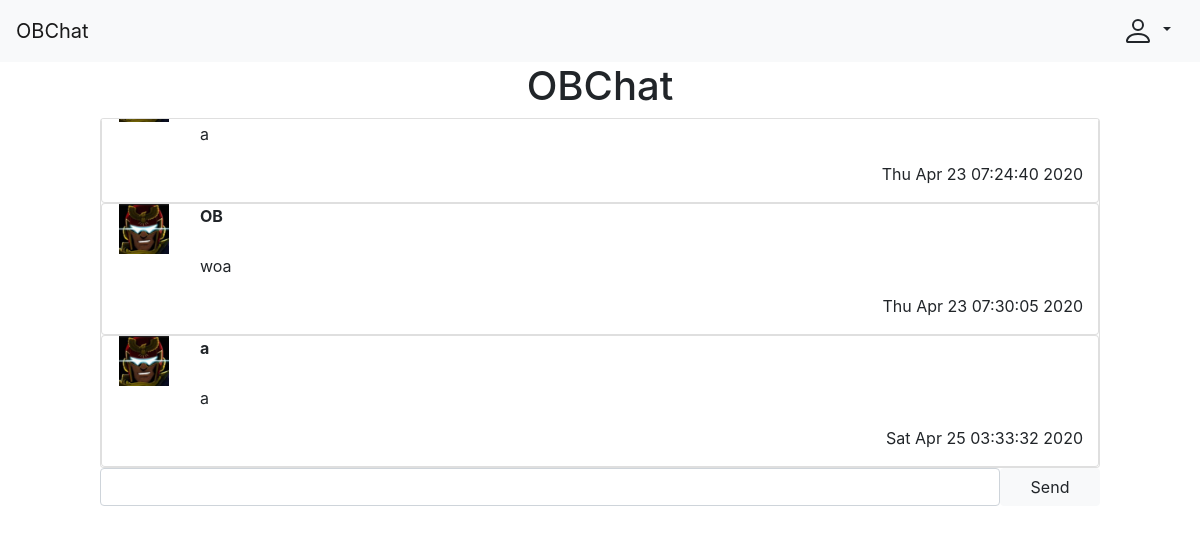
/OB/chat/obchat/, run on an earlier commit of the app's database.
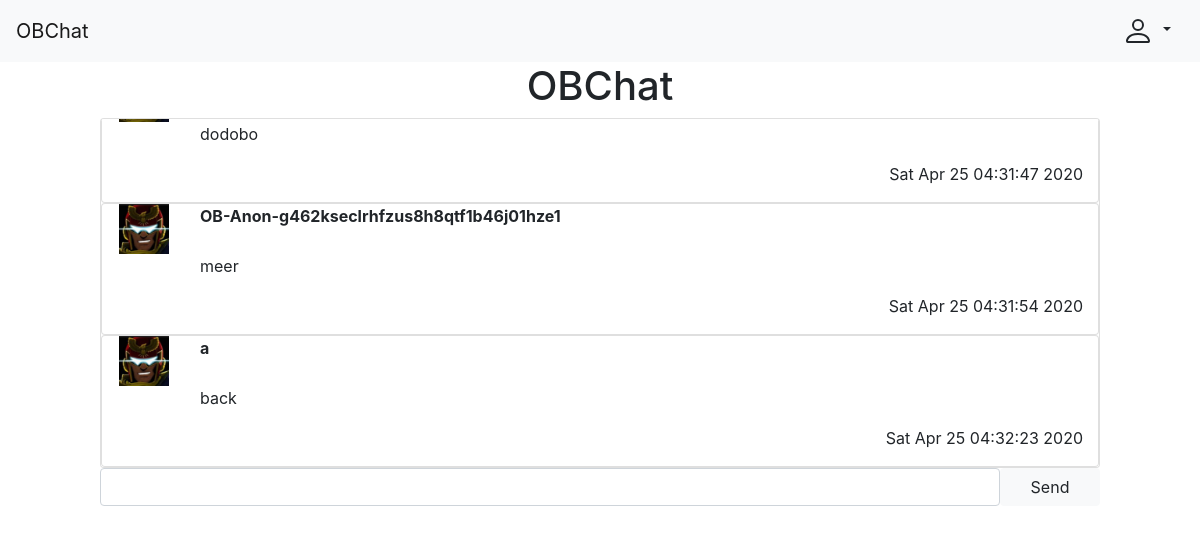
And on a later commit of the database.
### OB/models.py (models this page shows, shortened)
class Message(Model):
    message = TextField(max_length=MESSAGE_MAX_LENGTH)
    sender = ForeignKey(OBUser, on_delete=CASCADE, default=0, null=True)
    anon_username = CharField(
        max_length=ANON_USERNAME_MAX_LENGTH,
        default=None,
        null=True
    )
    room = ForeignKey(Room, on_delete=CASCADE, default=0)
    timestamp = DateTimeField(auto_now_add=True)
    is_edited = BooleanField(default=False)
    is_deleted = BooleanField(default=False)

class OBUser(AbstractUser):
    display_name = CharField(max_length=DISPLAY_NAME_MAX_LENGTH)
    birthday = DateField(null=True)
    is_anon = BooleanField(default=False)
    is_expelled = BooleanField(default=False)
    is_ob = BooleanField(default=False)

### OB/views/room.py (the view)
# urls.py: url(r"^chat/(?P<room_name>[-\w]+)/$", room, name="OB-room"),
def room(request, room_name):
    if request.method == "GET":
        room_object = try_get(Room, name=room_name)
        if room_object:
            room_name_json = mark_safe(json.dumps(room_name))
            message_objects = Message.objects.filter(room=room_object)
            messages_timestrings = [(message, get_datetime_string(message.timestamp))\
                                    for message in message_objects]
            template = "OB/room.html"
            context = {
                "room_name": room_object.display_name,
                "room_name_json": room_name_json,
                "messages": messages_timestrings
            }
        else:
            template = "OB/not_room.html"
            context = {"room_name": room_name}
        return render(request, template, context)
    return HttpResponse()

### OB/utilities/database.py (called while the page is built)
def try_get(model, **kwargs):
    try:
        return model.objects.get(**kwargs)
    except model.DoesNotExist:
        return None

### OB/utilities/format.py (called while the page is built)
def get_datetime_string(date_time):
    return date_time.strftime("%c")

### OB/templates/OB/room.html (shortened to what this page needs)
{% extends "OB/base.html" %}
{% block head %}
  {% load static %}
{% endblock %}
{% block body %}
  <div class="row">
    <div class="mx-auto text-center">
      <h1>{{ room_name }}</h1>
      <div class="card log-card" id="log">
        {% if messages %}
          {% for message, timestring in messages %}
            <div class="card">
              <div class="container">
                <div class="row">
                  <div class="col-1">
                    <img class="user-icon" src="{% static "favicon.ico" %}" alt="user">
                  </div>
                  <div class="col text-left">
                    <strong>
                      {% if message.sender %}
                        {{ message.sender.display_name }}
                      {% else %}
                        {{ message.anon_username }}
                      {% endif %}
                    </strong>
                  </div>
                </div>
                <div class="row">
                  <div class="col-1"></div>
                  <div class="col">
                    <div style="display: table-cell;">
                      <p>{{ message.message }}</p>
                    </div>
                  </div>
                </div>
                <p class="timestamp">
                  {{ timestring }}
                </p>
              </div>
            </div>
          {% endfor %}
        {% else %}
          No messages yet. First one gets a prize!
        {% endif%}
      </div>
      <input class="form-control message-input" id="input" type="text" size="100"/>
      <input class="btn btn-light send-button" id="submit" type="button" value="Send"/>
    </div>
  </div>
{% endblock %}

What changed in the data, as far as the page shows it:
no longer on this page (row unchanged): Message: message "a", timestring "Thu Apr 23 07:24:40 2020"
no longer on this page (row unchanged): Message: sender.display_name "OB", message "woa", timestring "Thu Apr 23 07:30:05 2020"
no longer on this page (row unchanged): Message: sender.display_name "a", message "a", timestring "Sat Apr 25 03:33:32 2020"
added Message: message "dodobo", timestring "Sat Apr 25 04:31:47 2020"
added Message: anon_username "OB-Anon-g462kseclrhfzus8h8qtf1b46j01hze1", message "meer", timestring "Sat Apr 25 04:31:54 2020"
added Message: sender.display_name "a", message "back", timestring "Sat Apr 25 04:32:23 2020"
